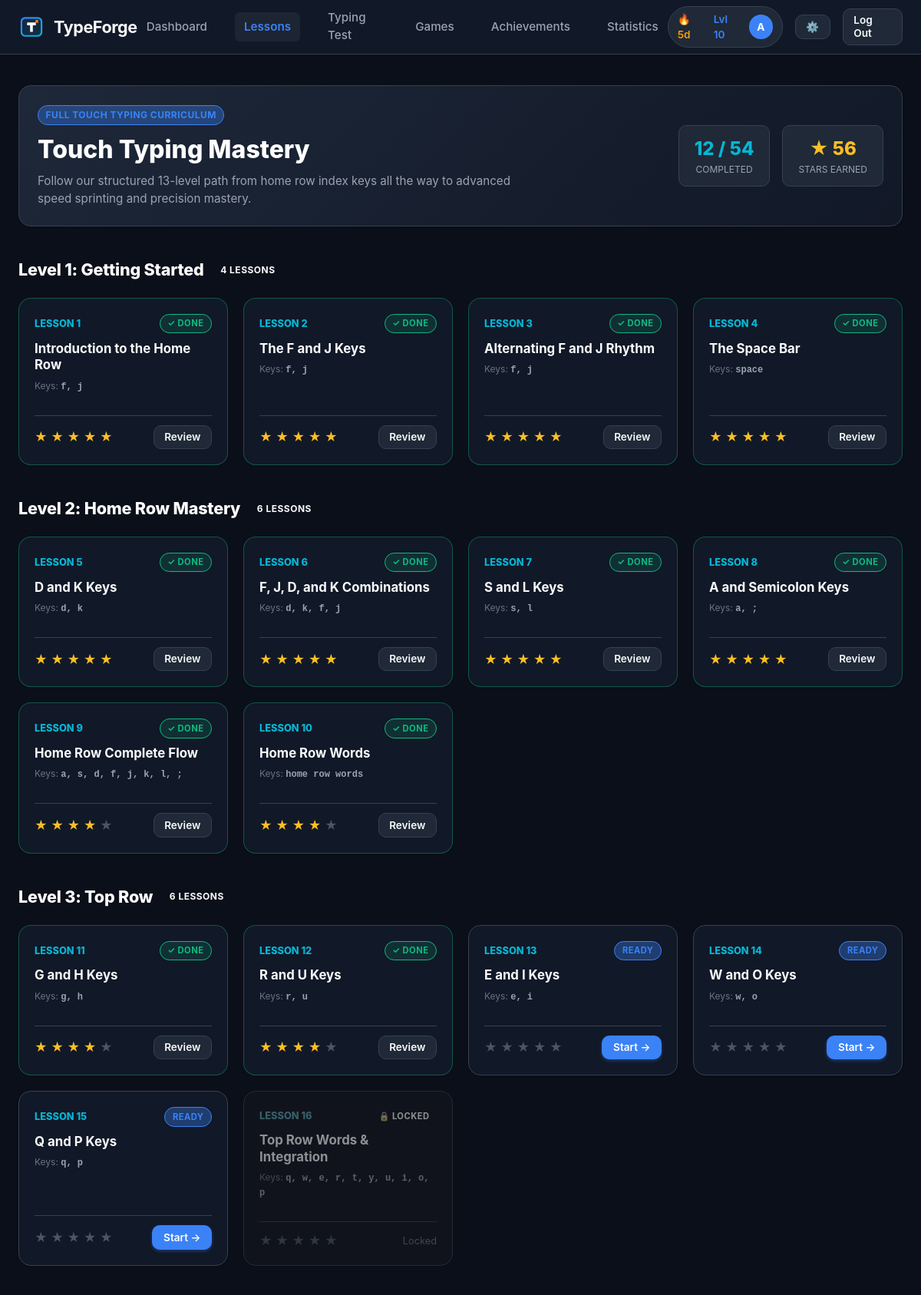
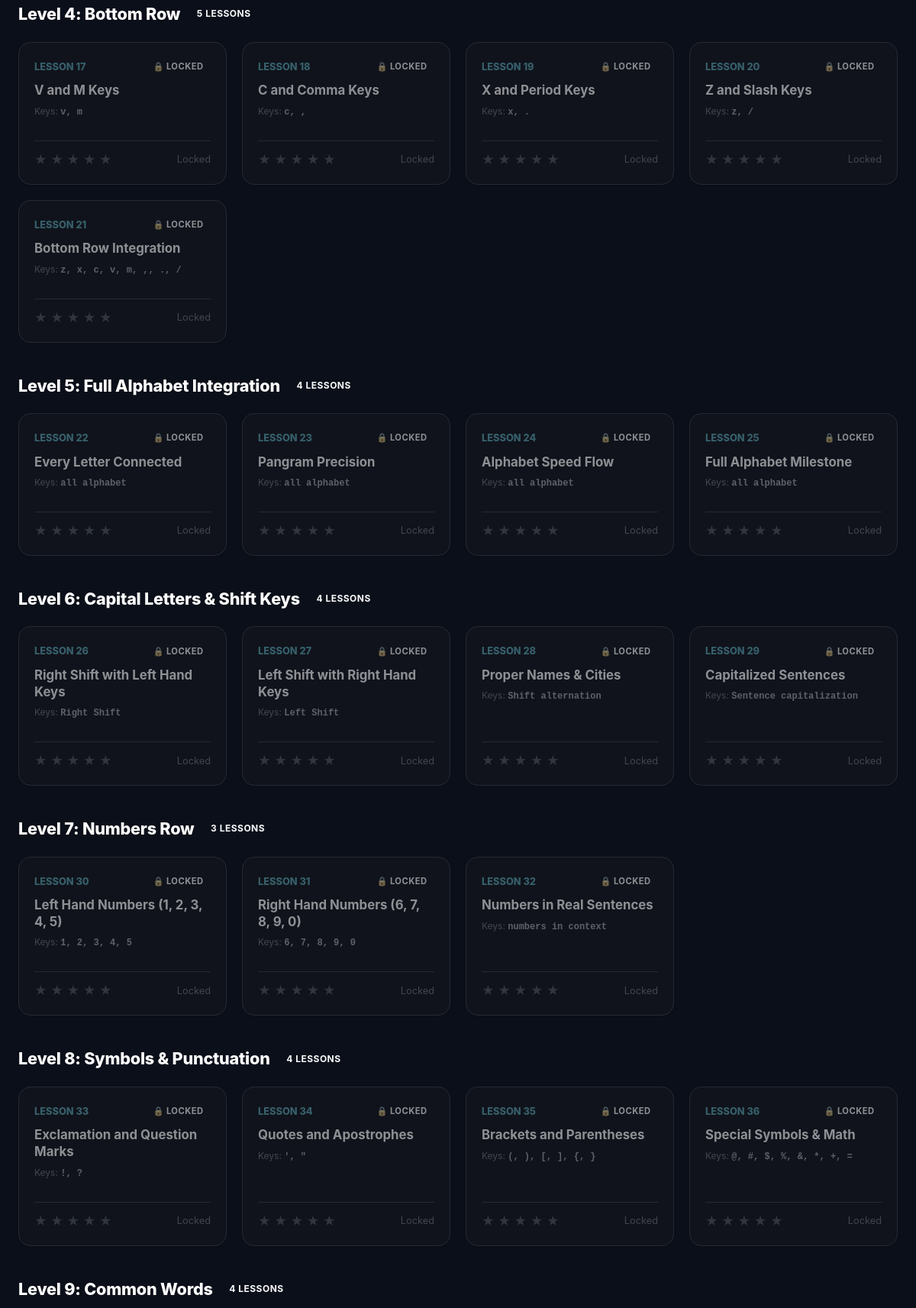
The app's page /lessons/ (signed in, upper part) with its own data (2 pictures, top to bottom).
### core/models.py (models this page shows, shortened)
class UserProfile(models.Model):
    user = models.OneToOneField(User, on_delete=models.CASCADE, related_name='profile')
    xp = models.PositiveIntegerField(default=0)
    level = models.PositiveIntegerField(default=1)
    current_streak = models.PositiveIntegerField(default=0)
    best_streak = models.PositiveIntegerField(default=0)
    last_active_date = models.DateField(null=True, blank=True)
    total_practice_time_seconds = models.PositiveIntegerField(default=0)
    avatar_color = models.CharField(max_length=20, default='#3b82f6')
    class Meta:
        verbose_name = 'User Profile'
        verbose_name_plural = 'User Profiles'

class Lesson(models.Model):
    course = models.ForeignKey(Course, on_delete=models.CASCADE, related_name='lessons')
    level_number = models.PositiveIntegerField(default=1, db_index=True)
    level_title = models.CharField(max_length=100, default='Level 1')
    lesson_number = models.PositiveIntegerField(db_index=True)
    title = models.CharField(max_length=150)
    slug = models.SlugField()
    learning_objective = models.CharField(max_length=255)
    instruction = models.TextField(help_text="Instructions shown to the user before or during typing")
    target_text = models.TextField(help_text="The exact text the user must type")
    keys_introduced = models.CharField(max_length=100, blank=True, help_text="e.g. 'f, j'")
    min_wpm_3stars = models.PositiveIntegerField(default=15)
    min_wpm_4stars = models.PositiveIntegerField(default=25)
    min_wpm_5stars = models.PositiveIntegerField(default=35)
    min_accuracy_threshold = models.FloatField(default=85.0, help_text="Minimum accuracy % to pass (1 star)")
    class Meta:
        ordering = ['level_number', 'lesson_number']
        unique_together = ('course', 'lesson_number')

### core/views.py (the view)
# urls.py: path('lessons/', views.course_map, name='course_map'),
@login_required
def course_map(request):
    user = request.user
    first_lesson = Lesson.objects.order_by('level_number', 'lesson_number').first()
    if first_lesson:
        LessonProgress.objects.get_or_create(user=user, lesson=first_lesson, defaults={'unlocked': True})
    lessons = Lesson.objects.all().order_by('level_number', 'lesson_number')
    user_progress_map = {
        p.lesson_id: p for p in LessonProgress.objects.filter(user=user)
    }
    levels_dict = {}
    for lesson in lessons:
        lvl_num = lesson.level_number
        if lvl_num not in levels_dict:
            levels_dict[lvl_num] = {
                'level_number': lvl_num,
                'level_title': lesson.level_title,
                'lessons': []
            }
        progress = user_progress_map.get(lesson.id)
        is_unlocked = progress.unlocked if progress else False
        is_completed = progress.completed if progress else False
        stars = progress.stars if progress else 0
        best_wpm = progress.best_wpm if progress else 0.0
        levels_dict[lvl_num]['lessons'].append({
            'lesson': lesson,
            'is_unlocked': is_unlocked,
            'is_completed': is_completed,
            'stars': stars,
            'best_wpm': round(best_wpm, 1),
        })
    levels_list = sorted(levels_dict.values(), key=lambda x: x['level_number'])
    total_lessons = lessons.count()
    completed_count = sum(1 for p in user_progress_map.values() if p.completed)
    total_stars = sum(p.stars for p in user_progress_map.values())
    return render(request, 'app/course_map.html', {
        'levels': levels_list,
        'total_lessons': total_lessons,
        'completed_count': completed_count,
        'total_stars': total_stars,
    })

### core/context_processors.py (called while the page is built)
def site_settings(request):
    context = {
        'SITE_NAME': 'TypeForge',
        'SITE_TAGLINE': 'Master Touch Typing with Precision & Speed',
    }
    if request.user.is_authenticated:
        profile, _ = UserProfile.objects.get_or_create(user=request.user)
        settings, _ = UserSettings.objects.get_or_create(user=request.user)
        context['user_profile'] = profile
        context['user_settings'] = settings
    return context

### templates/app/course_map.html (shortened to what this page needs)
{% extends 'base.html' %}
{% load static %}
{% block content %}
<div class="container" style="padding: 2.5rem 1.5rem 5rem 1.5rem;">
  <div class="card" style="margin-bottom: 2.5rem; display: flex; align-items: center; justify-content: space-between; flex-wrap: wrap; gap: 1.5rem; background: linear-gradient(135deg, rgba(30, 41, 59, 0.95) 0%, rgba(17, 24, 39, 0.95) 100%);">
    <div>
      <span class="badge badge-primary" style="margin-bottom: 0.5rem;">Full Touch Typing Curriculum</span>
      <h1 style="font-size: 2rem; font-weight: 800; color: #ffffff; margin-bottom: 0.35rem;">Touch Typing Mastery</h1>
      <p style="color: var(--text-muted); font-size: 0.95rem; max-width: 620px;">
        Follow our structured 13-level path from home row index keys all the way to advanced speed sprinting and precision mastery.
      </p>
    </div>
    <div style="display: flex; gap: 1rem; flex-wrap: wrap;">
      <div style="background-color: var(--bg-card); border: 1px solid var(--border); border-radius: var(--radius-md); padding: 0.75rem 1.25rem; text-align: center;">
        <div style="font-size: 1.5rem; font-weight: 800; color: var(--accent);">{{ completed_count }} / {{ total_lessons }}</div>
        <div style="font-size: 0.75rem; color: var(--text-muted); text-transform: uppercase;">Completed</div>
      </div>
      <div style="background-color: var(--bg-card); border: 1px solid var(--border); border-radius: var(--radius-md); padding: 0.75rem 1.25rem; text-align: center;">
        <div style="font-size: 1.5rem; font-weight: 800; color: #fbbf24;">★ {{ total_stars }}</div>
        <div style="font-size: 0.75rem; color: var(--text-muted); text-transform: uppercase;">Stars Earned</div>
      </div>
    </div>
  </div>
  <div style="display: flex; flex-direction: column; gap: 2.5rem;">
    {% for lvl in levels %}
      <div class="level-container">
        <div style="display: flex; align-items: center; gap: 0.75rem; margin-bottom: 1.25rem;">
          <h2 style="font-size: 1.35rem; font-weight: 800; color: #ffffff; letter-spacing: -0.01em;">
            {{ lvl.level_title }}
          </h2>
          <span class="badge badge-secondary" style="font-size: 0.75rem;">{{ lvl.lessons|length }} Lessons</span>
        </div>
        <div style="display: grid; grid-template-columns: repeat(auto-fill, minmax(240px, 1fr)); gap: 1.25rem;">
          {% for item in lvl.lessons %}
            <div class="card" style="padding: 1.25rem; position: relative; display: flex; flex-direction: column; justify-content: space-between; {% if not item.is_unlocked %}opacity: 0.55; filter: grayscale(0.6);{% endif %} {% if item.is_completed %}border-color: rgba(16, 185, 129, 0.4);{% endif %}">
              <div>
                <div style="display: flex; justify-content: space-between; align-items: center; margin-bottom: 0.6rem;">
                  <span style="font-size: 0.8rem; font-weight: 800; color: var(--accent);">LESSON {{ item.lesson.lesson_number }}</span>
                  {% if item.is_completed %}
                    <span class="badge badge-success" style="font-size: 0.7rem;">✓ Done</span>
                  {% elif item.is_unlocked %}
                    <span class="badge badge-primary" style="font-size: 0.7rem;">Ready</span>
                  {% else %}
                    <span class="badge badge-secondary" style="font-size: 0.7rem;">🔒 Locked</span>
                  {% endif %}
                </div>
                <h3 style="font-size: 1.05rem; font-weight: 700; color: var(--text-main); margin-bottom: 0.4rem; line-height: 1.3;">
                  {{ item.lesson.title }}
                </h3>
                {% if item.lesson.keys_introduced %}
                  <div style="font-size: 0.75rem; color: var(--text-subtle); margin-bottom: 0.75rem;">
                    Keys: <span style="color: var(--text-muted); font-family: var(--font-mono); font-weight: 600;">{{ item.lesson.keys_introduced }}</span>
                  </div>
                {% endif %}
              </div>
              <div style="margin-top: 1rem; padding-top: 0.75rem; border-top: 1px solid var(--border); display: flex; justify-content: space-between; align-items: center;">
                <div style="font-size: 1rem; color: #fbbf24;" title="{{ item.stars }} of 5 stars">
                  {% for s in "12345" %}
                    {% if forloop.counter <= item.stars %}★{% else %}<span style="color: var(--border-light);">★</span>{% endif %}
                  {% endfor %}
                </div>
                {% if item.is_unlocked or not user.is_authenticated %}
                  <a href="{% url 'lesson_view' item.lesson.lesson_number %}" class="btn btn-sm {% if item.is_completed %}btn-secondary{% else %}btn-primary{% endif %}">
                    {% if item.is_completed %}Review{% else %}Start →{% endif %}
                  </a>
                {% else %}
                  <span style="font-size: 0.8rem; color: var(--text-subtle);">Locked</span>
                {% endif %}
              </div>
            </div>
          {% endfor %}
        </div>
      </div>
    {% endfor %}
  </div>
</div>
{% endblock %}

### templates/base.html (shortened to what this page needs)
{% load static %}
<!DOCTYPE html>
<html lang="en">
<head>
  <link rel="stylesheet" href="{% static 'css/base.css' %}">
</head>
<body class="{% if user_settings and user_settings.theme == 'light' %}theme-light{% endif %}">
  <header class="site-header">
    <div class="container nav-container">
      <a href="{% if user.is_authenticated %}{% url 'dashboard' %}{% else %}{% url 'landing' %}{% endif %}" class="brand-link">
        <img src="{% static 'img/logo.svg' %}" alt="TypeForge Logo" width="34" height="34" style="vertical-align: middle;">
        <span>TypeForge</span>
      </a>
      <nav>
        <ul class="nav-links" id="main-nav-links">
          {% if user.is_authenticated %}
            <li class="nav-item"><a href="{% url 'dashboard' %}" class="{% if request.resolver_match.url_name == 'dashboard' %}active{% endif %}">Dashboard</a></li>
            <li class="nav-item"><a href="{% url 'course_map' %}" class="{% if request.resolver_match.url_name == 'course_map' or request.resolver_match.url_name == 'lesson_view' %}active{% endif %}">Lessons</a></li>
            <li class="nav-item"><a href="{% url 'typing_test' %}" class="{% if request.resolver_match.url_name == 'typing_test' %}active{% endif %}">Typing Test</a></li>
            <li class="nav-item"><a href="{% url 'games' %}" class="{% if request.resolver_match.url_name == 'games' %}active{% endif %}">Games</a></li>
            <li class="nav-item"><a href="{% url 'achievements' %}" class="{% if request.resolver_match.url_name == 'achievements' %}active{% endif %}">Achievements</a></li>
            <li class="nav-item"><a href="{% url 'statistics' %}" class="{% if request.resolver_match.url_name == 'statistics' %}active{% endif %}">Statistics</a></li>
          {% endif %}
        </ul>
      </nav>
      <div class="nav-auth">
        {% if user.is_authenticated %}
          <div class="user-status-pill">
            <span class="streak-pill" title="Daily Practice Streak">🔥 {{ user_profile.current_streak }}d</span>
            <span class="level-pill" title="Current Level">Lvl {{ user_profile.level }}</span>
            <a href="{% url 'profile' %}" class="user-avatar-mini" title="Your Profile" style="background-color: {{ user_profile.avatar_color }};">
              {{ user.first_name|default:user.username|slice:":1"|upper }}
            </a>
          </div>
          <a href="{% url 'settings' %}" class="btn btn-secondary btn-sm" title="Settings">⚙️</a>
          <a href="{% url 'logout' %}" class="btn btn-secondary btn-sm" title="Log Out">Log Out</a>
        {% else %}
          <a href="{% url 'login' %}" class="btn btn-secondary btn-sm">Log In</a>
          <a href="{% url 'signup' %}" class="btn btn-primary btn-sm">Sign Up Free</a>
        {% endif %}
      </div>
    </div>
  </header>
  <main style="flex: 1;">
    {% block content %}{% endblock %}
  </main>
</body>
</html>

### records on screen
UserProfile: current_streak "5", level "10"
Lesson: level_title "Level 1: Getting Started", lesson.lesson_number "1", shows "✓ DONE", lesson "Introduction to the Home Row", lesson.keys_introduced "f, j", shows "Review"
Lesson: lesson.lesson_number "2", shows "✓ DONE", lesson "The F and J Keys", lesson.keys_introduced "f, j", shows "Review"
Lesson: lesson.lesson_number "3", shows "✓ DONE", lesson "Alternating F and J Rhythm", lesson.keys_introduced "f, j", shows "Review"
Lesson: lesson.lesson_number "4", shows "✓ DONE", lesson "The Space Bar", lesson.keys_introduced "space", shows "Review"
Lesson: level_title "Level 2: Home Row Mastery", lesson.lesson_number "5", shows "✓ DONE", lesson "D and K Keys", lesson.keys_introduced "d, k", shows "Review"
Lesson: lesson.lesson_number "6", shows "✓ DONE", lesson "F, J, D, and K Combinations", lesson.keys_introduced "d, k, f, j", shows "Review"
Lesson: lesson.lesson_number "7", shows "✓ DONE", lesson "S and L Keys", lesson.keys_introduced "s, l", shows "Review"
Lesson: lesson.lesson_number "8", shows "✓ DONE", lesson "A and Semicolon Keys", lesson.keys_introduced "a, ;", shows "Review"
Lesson: lesson.lesson_number "9", shows "✓ DONE", lesson "Home Row Complete Flow", lesson.keys_introduced "a, s, d, f, j, k, l, ;", shows "Review"
Lesson: lesson.lesson_number "10", shows "✓ DONE", lesson "Home Row Words", lesson.keys_introduced "home row words", shows "Review"
Lesson: level_title "Level 3: Top Row", lesson.lesson_number "11", shows "✓ DONE", lesson "G and H Keys", lesson.keys_introduced "g, h", shows "Review"
Lesson: lesson.lesson_number "12", shows "✓ DONE", lesson "R and U Keys", lesson.keys_introduced "r, u", shows "Review"
Lesson: lesson.lesson_number "13", shows "READY", lesson "E and I Keys", lesson.keys_introduced "e, i", shows "Start →"
Lesson: lesson.lesson_number "14", shows "READY", lesson "W and O Keys", lesson.keys_introduced "w, o", shows "Start →"
Lesson: lesson.lesson_number "15", shows "READY", lesson "Q and P Keys", lesson.keys_introduced "q, p", shows "Start →"
Lesson: lesson.lesson_number "16", shows "🔒 LOCKED", lesson "Top Row Words & Integration", lesson.keys_introduced "q, w, e, r, t, y, u, i, o, p", shows "Locked"
Lesson: level_title "Level 4: Bottom Row", lesson.lesson_number "17", shows "🔒 LOCKED", lesson "V and M Keys", lesson.keys_introduced "v, m", shows "Locked"
Lesson: lesson.lesson_number "18", shows "🔒 LOCKED", lesson "C and Comma Keys", lesson.keys_introduced "c, ,", shows "Locked"
Lesson: lesson.lesson_number "19", shows "🔒 LOCKED", lesson "X and Period Keys", lesson.keys_introduced "x, .", shows "Locked"
Lesson: lesson.lesson_number "20", shows "🔒 LOCKED", lesson "Z and Slash Keys", lesson.keys_introduced "z, /", shows "Locked"
Lesson: lesson.lesson_number "21", shows "🔒 LOCKED", lesson "Bottom Row Integration", lesson.keys_introduced "z, x, c, v, m, ,, ., /", shows "Locked"
Lesson: level_title "Level 5: Full Alphabet Integration", lesson.lesson_number "22", shows "🔒 LOCKED", lesson "Every Letter Connected", lesson.keys_introduced "all alphabet", shows "Locked"
Lesson: lesson.lesson_number "23", shows "🔒 LOCKED", lesson "Pangram Precision", lesson.keys_introduced "all alphabet", shows "Locked"
Lesson: lesson.lesson_number "24", shows "🔒 LOCKED", lesson "Alphabet Speed Flow", lesson.keys_introduced "all alphabet", shows "Locked"
Lesson: lesson.lesson_number "25", shows "🔒 LOCKED", lesson "Full Alphabet Milestone", lesson.keys_introduced "all alphabet", shows "Locked"
Lesson: level_title "Level 6: Capital Letters & Shift Keys", lesson.lesson_number "26", shows "🔒 LOCKED", lesson "Right Shift with Left Hand Keys", lesson.keys_introduced "Right Shift", shows "Locked"
Lesson: lesson.lesson_number "27", shows "🔒 LOCKED", lesson "Left Shift with Right Hand Keys", lesson.keys_introduced "Left Shift", shows "Locked"
Lesson: lesson.lesson_number "28", shows "🔒 LOCKED", lesson "Proper Names & Cities", lesson.keys_introduced "Shift alternation", shows "Locked"
Lesson: lesson.lesson_number "29", shows "🔒 LOCKED", lesson "Capitalized Sentences", lesson.keys_introduced "Sentence capitalization", shows "Locked"
Lesson: level_title "Level 7: Numbers Row", lesson.lesson_number "30", shows "🔒 LOCKED", lesson "Left Hand Numbers (1, 2, 3, 4, 5)", lesson.keys_introduced "1, 2, 3, 4, 5", shows "Locked"
Lesson: lesson.lesson_number "31", shows "🔒 LOCKED", lesson "Right Hand Numbers (6, 7, 8, 9, 0)", lesson.keys_introduced "6, 7, 8, 9, 0", shows "Locked"
Lesson: lesson.lesson_number "32", shows "🔒 LOCKED", lesson "Numbers in Real Sentences", lesson.keys_introduced "numbers in context", shows "Locked"
Lesson: level_title "Level 8: Symbols & Punctuation", lesson.lesson_number "33", shows "🔒 LOCKED", lesson "Exclamation and Question Marks", lesson.keys_introduced "!, ?", shows "Locked"
Lesson: lesson.lesson_number "34", shows "🔒 LOCKED", lesson "Quotes and Apostrophes", lesson.keys_introduced "', \"", shows "Locked"
Lesson: lesson.lesson_number "35", shows "🔒 LOCKED", lesson "Brackets and Parentheses", lesson.keys_introduced "(, ), [, ], {, }", shows "Locked"
Lesson: lesson.lesson_number "36", shows "🔒 LOCKED", lesson "Special Symbols & Math", lesson.keys_introduced "@, #, $, %, &, *, +, =", shows "Locked"
Lesson: level_title "Level 9: Common Words"

### other values on screen
{{ user.first_name|default:user.username|slice:":1"|upper }} "A"
{{ completed_count }} "12"
{{ total_lessons }} "54"
{{ total_stars }} "56"
{{ lvl.lessons|length }} "4" "6" "6" "5" "4" "4" "3" "4" "4"
